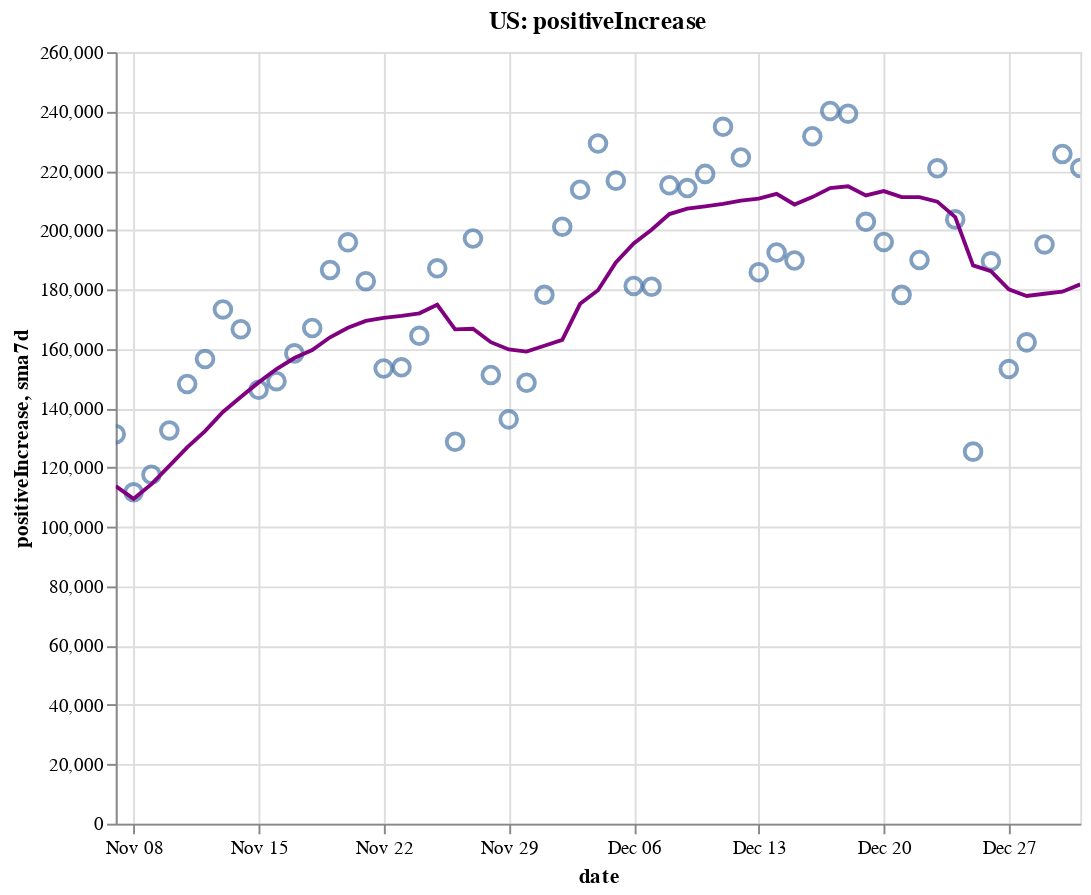

Source (notebook cell):
### Code cell
create_plot(us, 'positiveIncrease')

### Figure 1 — Vega-Lite specification as saved in the notebook (floating-point values rounded to 4 significant figures)
{"config": {"view": {"continuousWidth": 400, "continuousHeight": 300}}, "layer": [{"layer": [{"mark": {"type": "point", "size": 75}, "encoding": {"tooltip": [{"type": "temporal", "field": "date"}, {"type": "quantitative", "field": "positiveIncrease"}, {"type": "quantitative", "field": "sma7d"}], "x": {"type": "temporal", "field": "date"}, "y": {"type": "quantitative", "field": "positiveIncrease"}}, "selection": {"selector002": {"type": "interval", "bind": "scales", "encodings": ["x", "y"]}}}, {"mark": {"type": "line", "color": "purple"}, "encoding": {"x": {"type": "temporal", "field": "date"}, "y": {"type": "quantitative", "field": "sma7d"}}}]}, {"mark": {"type": "rule", "color": "#aaa"}, "encoding": {"x": {"type": "temporal", "field": "date"}}, "transform": [{"filter": {"selection": "selector001"}}]}, {"mark": "circle", "encoding": {"opacity": {"condition": {"value": 1, "selection": "selector001"}, "value": 0}, "tooltip": [{"type": "temporal", "field": "date"}, {"type": "quantitative", "field": "positiveIncrease"}, {"type": "quantitative", "field": "sma7d"}], "x": {"type": "temporal", "field": "date"}, "y": {"type": "quantitative", "field": "positiveIncrease"}}, "selection": {"selector001": {"type": "single", "encodings": ["x"], "on": "mouseover", "nearest": true, "empty": "none"}}}, {"mark": {"type": "text", "align": "left", "dx": 5, "dy": -5, "stroke": "white", "strokeWidth": 2}, "encoding": {"text": {"type": "quantitative", "field": "positiveIncrease"}, "tooltip": [{"type": "temporal", "field": "date"}, {"type": "quantitative", "field": "positiveIncrease"}, {"type": "quantitative", "field": "sma7d"}], "x": {"type": "temporal", "field": "date"}, "y": {"type": "quantitative", "field": "positiveIncrease"}}, "transform": [{"filter": {"selection": "selector001"}}]}, {"mark": {"type": "text", "align": "left", "dx": 5, "dy": -5}, "encoding": {"text": {"type": "quantitative", "field": "positiveIncrease"}, "tooltip": [{"type": "temporal", "field": "date"}, {"type": "quantitative", "field": "positiveIncrease"}, {"type": "quantitative", "field": "sma7d"}], "x": {"type": "temporal", "field": "date"}, "y": {"type": "quantitative", "field": "positiveIncrease"}}, "transform": [{"filter": {"selection": "selector001"}}]}], "data": {"name": "data-594f2dd3c7389755e59e4f35bef3990d"}, "height": 400, "title": "US: positiveIncrease", "width": 500, "$schema": "https://vega.github.io/schema/vega-lite/v4.8.1.json", "datasets": {"data-594f2dd3c7389755e59e4f35bef3990d": [{"date": "2020-11-07T00:00:00", "totalTestResultsIncrease": 1448000.0, "positiveIncrease": 131200.0, "death": 229600.0, "deathIncrease": 1132.0, "positiveRate": 0.091, "state": "US", "sma7d": 113800.0}, {"date": "2020-11-08T00:00:00", "totalTestResultsIncrease": 1219000.0, "positiveIncrease": 111700.0, "death": 230100.0, "deathIncrease": 501.0, "positiveRate": 0.092, "state": "US", "sma7d": 109500.0}, {"date": "2020-11-09T00:00:00", "totalTestResultsIncrease": 1446000.0, "positiveIncrease": 117600.0, "death": 230700.0, "deathIncrease": 580.0, "positiveRate": 0.081, "state": "US", "sma7d": 114400.0}, {"date": "2020-11-10T00:00:00", "totalTestResultsIncrease": 1344000.0, "positiveIncrease": 132500.0, "death": 232100.0, "deathIncrease": 1357.0, "positiveRate": 0.099, "state": "US", "sma7d": 120600.0}, {"date": "2020-11-11T00:00:00", "totalTestResultsIncrease": 1462000.0, "positiveIncrease": 148200.0, "death": 233700.0, "deathIncrease": 1579.0, "positiveRate": 0.101, "state": "US", "sma7d": 126800.0}, {"date": "2020-11-12T00:00:00", "totalTestResultsIncrease": 1569000.0, "positiveIncrease": 156600.0, "death": 234800.0, "deathIncrease": 1111.0, "positiveRate": 0.1, "state": "US", "sma7d": 132300.0}, {"date": "2020-11-13T00:00:00", "totalTestResultsIncrease": 1705000.0, "positiveIncrease": 173300.0, "death": 236100.0, "deathIncrease": 1304.0, "positiveRate": 0.102, "state": "US", "sma7d": 138700.0}, {"date": "2020-11-14T00:00:00", "totalTestResultsIncrease": 1704000.0, "positiveIncrease": 166600.0, "death": 237400.0, "deathIncrease": 1352.0, "positiveRate": 0.098, "state": "US", "sma7d": 143800.0}, {"date": "2020-11-15T00:00:00", "totalTestResultsIncrease": 1552000.0, "positiveIncrease": 146200.0, "death": 238100.0, "deathIncrease": 708.0, "positiveRate": 0.094, "state": "US", "sma7d": 148700.0}, {"date": "2020-11-16T00:00:00", "totalTestResultsIncrease": 1529000.0, "positiveIncrease": 149100.0, "death": 238700.0, "deathIncrease": 609.0, "positiveRate": 0.097, "state": "US", "sma7d": 153200.0}, {"date": "2020-11-17T00:00:00", "totalTestResultsIncrease": 1603000.0, "positiveIncrease": 158500.0, "death": 240300.0, "deathIncrease": 1562.0, "positiveRate": 0.099, "state": "US", "sma7d": 156900.0}, {"date": "2020-11-18T00:00:00", "totalTestResultsIncrease": 1618000.0, "positiveIncrease": 167000.0, "death": 242200.0, "deathIncrease": 1882.0, "positiveRate": 0.103, "state": "US", "sma7d": 159600.0}, {"date": "2020-11-19T00:00:00", "totalTestResultsIncrease": 1848000.0, "positiveIncrease": 186600.0, "death": 244200.0, "deathIncrease": 2020.0, "positiveRate": 0.101, "state": "US", "sma7d": 163900.0}, {"date": "2020-11-20T00:00:00", "totalTestResultsIncrease": 1946000.0, "positiveIncrease": 195900.0, "death": 246100.0, "deathIncrease": 1894.0, "positiveRate": 0.101, "state": "US", "sma7d": 167100.0}, {"date": "2020-11-21T00:00:00", "totalTestResultsIncrease": 2047000.0, "positiveIncrease": 182800.0, "death": 247600.0, "deathIncrease": 1554.0, "positiveRate": 0.089, "state": "US", "sma7d": 169400.0}, {"date": "2020-11-22T00:00:00", "totalTestResultsIncrease": 1752000.0, "positiveIncrease": 153400.0, "death": 248600.0, "deathIncrease": 917.0, "positiveRate": 0.088, "state": "US", "sma7d": 170500.0}, {"date": "2020-11-23T00:00:00", "totalTestResultsIncrease": 1693000.0, "positiveIncrease": 153800.0, "death": 249400.0, "deathIncrease": 858.0, "positiveRate": 0.091, "state": "US", "sma7d": 171100.0}, {"date": "2020-11-24T00:00:00", "totalTestResultsIncrease": 1882000.0, "positiveIncrease": 164400.0, "death": 251500.0, "deathIncrease": 2106.0, "positiveRate": 0.087, "state": "US", "sma7d": 172000.0}, {"date": "2020-11-25T00:00:00", "totalTestResultsIncrease": 1824000.0, "positiveIncrease": 187100.0, "death": 253800.0, "deathIncrease": 2280.0, "positiveRate": 0.103, "state": "US", "sma7d": 174900.0}, {"date": "2020-11-26T00:00:00", "totalTestResultsIncrease": 1267000.0, "positiveIncrease": 128700.0, "death": 255200.0, "deathIncrease": 1387.0, "positiveRate": 0.102, "state": "US", "sma7d": 166600.0}, {"date": "2020-11-27T00:00:00", "totalTestResultsIncrease": 2032000.0, "positiveIncrease": 197200.0, "death": 256600.0, "deathIncrease": 1392.0, "positiveRate": 0.097, "state": "US", "sma7d": 166800.0}, {"date": "2020-11-28T00:00:00", "totalTestResultsIncrease": 1673000.0, "positiveIncrease": 151200.0, "death": 257800.0, "deathIncrease": 1251.0, "positiveRate": 0.09, "state": "US", "sma7d": 162300.0}, {"date": "2020-11-29T00:00:00", "totalTestResultsIncrease": 1285000.0, "positiveIncrease": 136200.0, "death": 258700.0, "deathIncrease": 823.0, "positiveRate": 0.106, "state": "US", "sma7d": 159800.0}, {"date": "2020-11-30T00:00:00", "totalTestResultsIncrease": 1606000.0, "positiveIncrease": 148600.0, "death": 259700.0, "deathIncrease": 1035.0, "positiveRate": 0.092, "state": "US", "sma7d": 159100.0}, {"date": "2020-12-01T00:00:00", "totalTestResultsIncrease": 1471000.0, "positiveIncrease": 178200.0, "death": 262200.0, "deathIncrease": 2506.0, "positiveRate": 0.121, "state": "US", "sma7d": 161000.0}, {"date": "2020-12-02T00:00:00", "totalTestResultsIncrease": 1556000.0, "positiveIncrease": 201200.0, "death": 265000.0, "deathIncrease": 2804.0, "positiveRate": 0.129, "state": "US", "sma7d": 163000.0}, {"date": "2020-12-03T00:00:00", "totalTestResultsIncrease": 1894000.0, "positiveIncrease": 213600.0, "death": 267800.0, "deathIncrease": 2825.0, "positiveRate": 0.113, "state": "US", "sma7d": 175200.0}, {"date": "2020-12-04T00:00:00", "totalTestResultsIncrease": 1901000.0, "positiveIncrease": 229200.0, "death": 270400.0, "deathIncrease": 2573.0, "positiveRate": 0.121, "state": "US", "sma7d": 179700.0}, {"date": "2020-12-05T00:00:00", "totalTestResultsIncrease": 2210000.0, "positiveIncrease": 216700.0, "death": 272900.0, "deathIncrease": 2480.0, "positiveRate": 0.098, "state": "US", "sma7d": 189100.0}, {"date": "2020-12-06T00:00:00", "totalTestResultsIncrease": 1600000.0, "positiveIncrease": 181200.0, "death": 274000.0, "deathIncrease": 1145.0, "positiveRate": 0.113, "state": "US", "sma7d": 195500.0}, {"date": "2020-12-07T00:00:00", "totalTestResultsIncrease": 1718000.0, "positiveIncrease": 180900.0, "death": 275300.0, "deathIncrease": 1297.0, "positiveRate": 0.105, "state": "US", "sma7d": 200100.0}, {"date": "2020-12-08T00:00:00", "totalTestResultsIncrease": 1672000.0, "positiveIncrease": 215100.0, "death": 278000.0, "deathIncrease": 2703.0, "positiveRate": 0.129, "state": "US", "sma7d": 205400.0}, {"date": "2020-12-09T00:00:00", "totalTestResultsIncrease": 1811000.0, "positiveIncrease": 214200.0, "death": 281200.0, "deathIncrease": 3164.0, "positiveRate": 0.118, "state": "US", "sma7d": 207300.0}, {"date": "2020-12-10T00:00:00", "totalTestResultsIncrease": 1890000.0, "positiveIncrease": 219000.0, "death": 284300.0, "deathIncrease": 3115.0, "positiveRate": 0.116, "state": "US", "sma7d": 208000.0}, {"date": "2020-12-11T00:00:00", "totalTestResultsIncrease": 1990000.0, "positiveIncrease": 234800.0, "death": 287100.0, "deathIncrease": 2749.0, "positiveRate": 0.118, "state": "US", "sma7d": 208800.0}, {"date": "2020-12-12T00:00:00", "totalTestResultsIncrease": 1811000.0, "positiveIncrease": 224500.0, "death": 289600.0, "deathIncrease": 2494.0, "positiveRate": 0.124, "state": "US", "sma7d": 210000.0}, {"date": "2020-12-13T00:00:00", "totalTestResultsIncrease": 1762000.0, "positiveIncrease": 185800.0, "death": 291000.0, "deathIncrease": 1494.0, "positiveRate": 0.105, "state": "US", "sma7d": 210600.0}, {"date": "2020-12-14T00:00:00", "totalTestResultsIncrease": 2159000.0, "positiveIncrease": 192500.0, "death": 292400.0, "deathIncrease": 1358.0, "positiveRate": 0.089, "state": "US", "sma7d": 212300.0}, {"date": "2020-12-15T00:00:00", "totalTestResultsIncrease": 1782000.0, "positiveIncrease": 189800.0, "death": 295400.0, "deathIncrease": 2971.0, "positiveRate": 0.107, "state": "US", "sma7d": 208600.0}, {"date": "2020-12-16T00:00:00", "totalTestResultsIncrease": 1792000.0, "positiveIncrease": 231700.0, "death": 298800.0, "deathIncrease": 3448.0, "positiveRate": 0.129, "state": "US", "sma7d": 211100.0}, {"date": "2020-12-17T00:00:00", "totalTestResultsIncrease": 1873000.0, "positiveIncrease": 240200.0, "death": 302300.0, "deathIncrease": 3438.0, "positiveRate": 0.128, "state": "US", "sma7d": 214200.0}, {"date": "2020-12-18T00:00:00", "totalTestResultsIncrease": 2198000.0, "positiveIncrease": 239200.0, "death": 305100.0, "deathIncrease": 2866.0, "positiveRate": 0.109, "state": "US", "sma7d": 214800.0}, {"date": "2020-12-19T00:00:00", "totalTestResultsIncrease": 1740000.0, "positiveIncrease": 202800.0, "death": 307800.0, "deathIncrease": 2723.0, "positiveRate": 0.117, "state": "US", "sma7d": 211700.0}, {"date": "2020-12-20T00:00:00", "totalTestResultsIncrease": 1782000.0, "positiveIncrease": 196000.0, "death": 309500.0, "deathIncrease": 1633.0, "positiveRate": 0.11, "state": "US", "sma7d": 213200.0}, {"date": "2020-12-21T00:00:00", "totalTestResultsIncrease": 2076000.0, "positiveIncrease": 178200.0, "death": 311000.0, "deathIncrease": 1485.0, "positiveRate": 0.086, "state": "US", "sma7d": 211100.0}, {"date": "2020-12-22T00:00:00", "totalTestResultsIncrease": 1708000.0, "positiveIncrease": 189900.0, "death": 314100.0, "deathIncrease": 3166.0, "positiveRate": 0.111, "state": "US", "sma7d": 211100.0}, {"date": "2020-12-23T00:00:00", "totalTestResultsIncrease": 1749000.0, "positiveIncrease": 220800.0, "death": 317500.0, "deathIncrease": 3379.0, "positiveRate": 0.126, "state": "US", "sma7d": 209600.0}, {"date": "2020-12-24T00:00:00", "totalTestResultsIncrease": 1928000.0, "positiveIncrease": 203600.0, "death": 320500.0, "deathIncrease": 2949.0, "positiveRate": 0.106, "state": "US", "sma7d": 204400.0}, {"date": "2020-12-25T00:00:00", "totalTestResultsIncrease": 1291000.0, "positiveIncrease": 125400.0, "death": 322000.0, "deathIncrease": 1548.0, "positiveRate": 0.097, "state": "US", "sma7d": 188100.0}, {"date": "2020-12-26T00:00:00", "totalTestResultsIncrease": 2137000.0, "positiveIncrease": 189500.0, "death": 323400.0, "deathIncrease": 1419.0, "positiveRate": 0.089, "state": "US", "sma7d": 186200.0}, {"date": "2020-12-27T00:00:00", "totalTestResultsIncrease": 1383000.0, "positiveIncrease": 153200.0, "death": 324800.0, "deathIncrease": 1402.0, "positiveRate": 0.111, "state": "US", "sma7d": 180100.0}, {"date": "2020-12-28T00:00:00", "totalTestResultsIncrease": 1540000.0, "positiveIncrease": 162200.0, "death": 326300.0, "deathIncrease": 1491.0, "positiveRate": 0.105, "state": "US", "sma7d": 177800.0}, {"date": "2020-12-29T00:00:00", "totalTestResultsIncrease": 1252000.0, "positiveIncrease": 195200.0, "death": 329600.0, "deathIncrease": 3299.0, "positiveRate": 0.156, "state": "US", "sma7d": 178600.0}, {"date": "2020-12-30T00:00:00", "totalTestResultsIncrease": 1578000.0, "positiveIncrease": 225700.0, "death": 333500.0, "deathIncrease": 3903.0, "positiveRate": 0.143, "state": "US", "sma7d": 179200.0}, {"date": "2020-12-31T00:00:00", "totalTestResultsIncrease": 1711000.0, "positiveIncrease": 220900.0, "death": 336600.0, "deathIncrease": 3252.0, "positiveRate": 0.129, "state": "US", "sma7d": 181700.0}]}}
